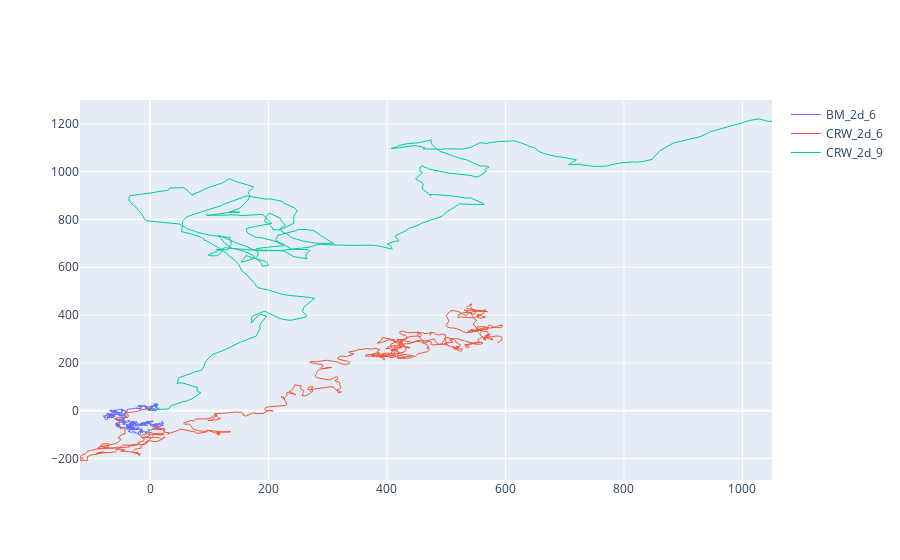

Notebook cell for this chart:
### Code cell
fig_BM_2d = go.Figure()
fig_CRW_2d = go.Figure()
fig_BM_2d.add_trace(go.Scatter(x = BM_2d_df_6.x_pos,
                               y = BM_2d_df_6.y_pos,
                               marker = dict(size = 2),
                               line = dict(width = 1),
                               mode = 'lines',
                               name = 'BM_2d_6',
                               showlegend = True))

fig_BM_2d.add_trace(go.Scatter(x = CRW_2d_df_6_6.x_pos,
                               y = CRW_2d_df_6_6.y_pos,
                               marker = dict(size = 2),
                               line = dict(width = 1),
                               mode = 'lines',
                               name = 'CRW_2d_6',
                               showlegend = True))

fig_BM_2d.add_trace(go.Scatter(x = CRW_2d_df_6_9.x_pos,
                               y = CRW_2d_df_6_9.y_pos,
                               marker = dict(size = 2),
                               line = dict(width = 1),
                               mode = 'lines',
                               name = 'CRW_2d_9',
                               showlegend = True))

fig_BM_2d.show()

### Figure 1 — Plotly figure (JSON) as saved in the notebook; plotly's stock layout.template omitted (floating-point values rounded to 4 significant figures; data arrays with more than 128 entries replaced by an {"elided": "..."} marker saying what was removed)
{"data": [{"line": {"width": 1}, "marker": {"size": 2}, "mode": "lines", "name": "BM_2d_6", "showlegend": true, "type": "scatter", "x": {"elided": "1000 float values"}, "y": {"elided": "1000 float values"}}, {"line": {"width": 1}, "marker": {"size": 2}, "mode": "lines", "name": "CRW_2d_6", "showlegend": true, "type": "scatter", "x": {"elided": "1000 float values"}, "y": {"elided": "1000 float values"}}, {"line": {"width": 1}, "marker": {"size": 2}, "mode": "lines", "name": "CRW_2d_9", "showlegend": true, "type": "scatter", "x": {"elided": "1000 float values"}, "y": {"elided": "1000 float values"}}], "layout": {}}
